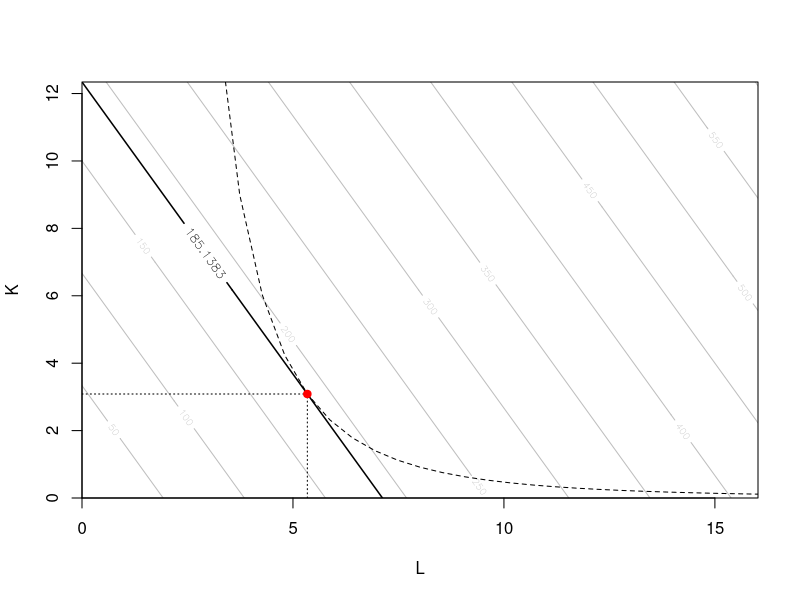

R code for this plot:
## ---- chunk 1
## DATA GENERATION
ok <- FALSE

while(!ok){
L_multipli <- sample(1:3, 1)
L_multipli_print <- if(L_multipli != 1) L_multipli else "" 
Q <- sample(seq(100, 1000, by=10), 1)
p_K <- sample(2:30, 1)
p_L <- sample(2:30, 1)

## QUESTION/ANSWER GENERATION
L <- round((L_multipli * (p_K/p_L) * Q)^(1/(L_multipli+1)), digits = 8)
K <- round((1/L_multipli) * (p_L/p_K) * L, digits = 8)
cost <- (p_L*L + p_K*K)
lambda <- round(p_K/(L^L_multipli),digits=6)
ratio <- round((p_L)/(p_K * L_multipli), digits=6)

type <- sample(c("mão-de-obra", "capital", "custos"), 1)

switch(type,
"mão-de-obra" = {
  question <- "Qual é a quantidade do fator de produção _mão-de-obra_ neste mínimo?"
  solution <- paste0("Dado o resultado alvo, a quantidade ideal do fator de produção _mão-de-obra_ é $L = ", fmt(L), "$.")
  sol <- L
  com1 <- "<!--"
  com2 <- "-->"
},
"capital" = {
  question <- "Qual é o valor do _capital_ do fator de produção neste mínimo?"
  solution <- paste0("Dado o resultado alvo, a quantidade ideal do _capital_ do fator de produção é $K = ", fmt(K), "$.")
  sol <- K
  com1 <- "<!--"
  com2 <- "-->"
},
"costs" = {
  question <- "Quais são, neste caso, os custos mínimos?"
  solution <- paste0("Dado o resultado alvo, os custos mínimos são $", fmt(cost), "$.")
  sol <- cost
  com1 <- ""
  com2 <- ""
})

ok <- L > 1 & K > 1 & cost > 0
}
## ---- chunk 2
costfunction <- function(x1, x2) (p_L * x1 + p_K * x2)
prodfunction <- function(x) (Q/x^(L_multipli))

x1 <- seq(0, L * 3, length = L * 10)
x2 <- seq(0, K * 4, length = K * 10)
y <- outer(x1, x2, costfunction)

contour(x1, x2, y, xaxs = "i", yaxs = "i", xlab = "L", ylab = "K", col = "gray")
plot(prodfunction, 0, L * 10, add = TRUE, lty = 2)
contour(x1, x2, y, add = TRUE, xaxs = "i", yaxs = "i",
  levels = costfunction(L, K), labcex = 0.8, lwd = 1.5)
lines(c(L,L),c(0,K), lty=3)
lines(c(0,L),c(K,K), lty=3)
points(L, K, pch = 19, col = "red")
